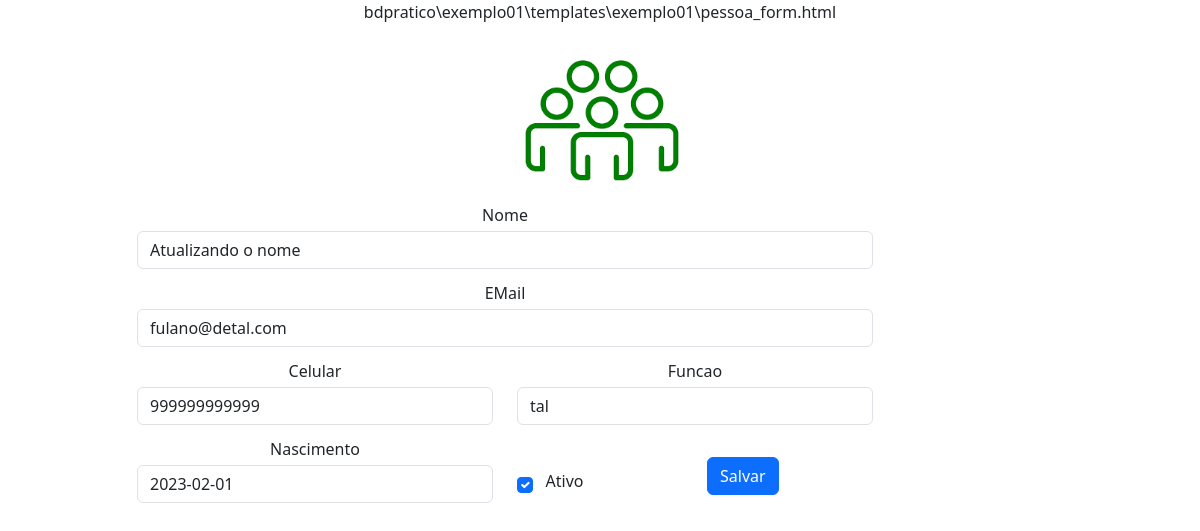
The app's page /pessoa_update/1/ with its own data.
### exemplo01/models.py (models this page shows, shortened)
class pessoa(models.Model):
    nome = models.CharField(max_length=50, null = False, blank = False, verbose_name = 'Nome')
    email = models.CharField(max_length=50, null = False, blank = False, verbose_name = 'eMail')
    celular = models.CharField(max_length=20, null = True, blank = True, verbose_name = 'celular')
    funcao = models.CharField(max_length=30, null = True, blank = True, verbose_name = 'Funcao')
    nascimento = models.DateField(null = False, blank = False, default ='1990-01-01', verbose_name = 'Nascimento')
    ativo = models.BooleanField(default = True, verbose_name = 'Ativo')
    class Meta:
        ordering = ['nome','funcao']

### exemplo01/views.py (the view, shortened to what this page needs)
# urls.py: path("pessoa_update/<int:pk>/", views.pessoa_update.as_view(), name = 'pessoa_update_alias'),
class pessoa_update(UpdateView):
    from .models import pessoa
    model = pessoa
    fields = ['nome', 'email', 'celular', 'funcao', 'nascimento', 'ativo']

### exemplo01/templates/exemplo01/pessoa_form.html (shortened to what this page needs)
{% load static %}
{% load bootstrap5 %}
{% bootstrap_css %}
<!doctype html>
<html>
<head>
</head>
<body>
<div class="container">
    <div class="col-md-12 col-sm-12 col-xs-12">
        <center>
            <p>bdpratico\exemplo01\templates\exemplo01\pessoa_form.html</p>
            <img src="{% static 'pessoa.png' %}" class="img-fluid" alt="Teste" width="15%">
            <form method="POST" enctype="multipart/form-data">
                <div class="col-md-12 col-sm-12 col-xs-12">
                    <div class="row" style="line-height: 1;">
                        <div class="col-md-1 col-sm-1 col-xs-1"></div>
                        <div class="col-md-8 col-sm-12 col-xs-12">
                            {% bootstrap_field form.nome placeholder='' %}
                        </div>
                    </div>
                    <div class="row" style="line-height: 1;">
                        <div class="col-md-1 col-sm-1 col-xs-1"></div>
                        <div class="col-md-8 col-sm-12 col-xs-12">
                            {% bootstrap_field form.email placeholder='' style='height:15px;' %}
                        </div>
                    </div>
                    <div class="row" style="line-height: 1;">
                        <div class="col-md-1 col-sm-1 col-xs-1"></div>
                        <div class="col-md-4 col-sm-4 col-xs-4">
                            {% bootstrap_field form.celular placeholder='' %}
                        </div>
                        <div class="col-md-4 col-sm-4 col-xs-4">
                            {% bootstrap_field form.funcao placeholder='' %}
                        </div>
                    </div>
                    <div class="row" style="line-height: 1;">
                        <div class="col-md-1 col-sm-1 col-xs-1"></div>
                        <div class="col-md-4 col-sm-4 col-xs-4">
                            {% bootstrap_field form.nascimento placeholder='' %}
                        </div>
                        <div class="col-md-1 col-sm-1 col-xs-1"><br><br>
                            {% bootstrap_field form.ativo placeholder='' %}
                        </div>
                        <div class="col-md-1 col-sm-1 col-xs-1"><br><br>
                        </div>
                        <div class="col-md-1 col-sm-1 col-xs-1"><br>
                            <button type="submit" class="btn btn-primary">Salvar</button>
                        </div>
                    </div>
                </div>
            </form>
        </center>
    </div>
</div>
</body>
</html>

### records on screen
pessoa: nome "Atualizando o nome", email "fulano@detal.com", celular "999999999999", funcao "tal", nascimento "2023-02-01", ativo "☑"
